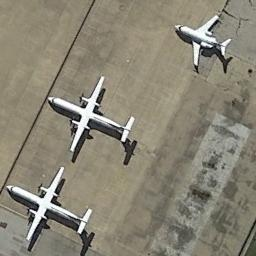
#> input picture snpe_process/test4/airplane_001.jpg, 256 x 256 px
$ python create_raws.py --dest out.png --img_folder test4   (older library calls are emulated)
#> lines starting #> are read from the running program, lines starting #| are printed output that depends on the picture
#
# Copyright (c) 2016,2018-2019 Qualcomm Technologies, Inc.
# All Rights Reserved.
# Confidential and Proprietary - Qualcomm Technologies, Inc.
#
import argparse
import numpy as np
import os
import cv2

from PIL import Image

RESIZE_METHOD_ANTIALIAS = "antialias"
RESIZE_METHOD_BILINEAR = "bilinear"


# [57 lines left out: functions __get_img_raw, __create_mean_raw, __create_raw_incv3, not called in this run]


def __resize_square_to_jpg(src, dst, size, resize_type):
#> called with src = 'snpe_process/test4/airplane_001.jpg', dst = 'snpe_process/out.png/airplane_001.jpg', size = 299, resize_type = 'bilinear'
    src_img = Image.open(src)
#> src_img is the input picture: PIL image 256x256 RGB; mean R, G, B 137.9, 132.9, 117.2
    # If black and white image, convert to rgb (all 3 channels the same)
    if len(np.shape(src_img)) == 2: src_img = src_img.convert(mode='RGB')
    # center crop to square
    width, height = src_img.size
#> width = 256; height = 256
    short_dim = min(height, width)
#> short_dim = 256
    crop_coord = (
        (width - short_dim) / 2,
        (height - short_dim) / 2,
        (width + short_dim) / 2,
        (height + short_dim) / 2
    )
#> crop_coord = (0, 0, 256, 256)
    img = src_img.crop(crop_coord)
    # resize to inceptionv3 size
    if resize_type == RESIZE_METHOD_BILINEAR:
        dst_img = img.resize((size, size), Image.BILINEAR)
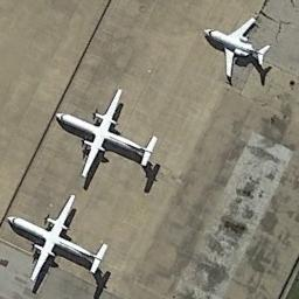
#> dst_img: PIL image 299x299 RGB; mean R, G, B 137.9, 132.9, 117.1
    else:
        dst_img = img.resize((size, size), Image.ANTIALIAS)
    # save output - save determined from file extension
    dst_img.save(dst)
    return 0


# my preprocess
# [16 lines left out: function preprocess, not called in this run]


def convert_img(src, dest, size, resize_type):
    print("Converting images for inception v3 network.")

    print("Scaling to square: " + src)
    for root, dirs, files in os.walk(src):
        for jpgs in files:
            src_image = os.path.join(root, jpgs)
            if '.jpg' in src_image:
                print(src_image)
                dest_image = os.path.join(dest, jpgs)
                __resize_square_to_jpg(src_image, dest_image, size, resize_type)

    print("Image mean: " + dest)
    for root, dirs, files in os.walk(dest):
        for jpgs in files:
            src_image = os.path.join(root, jpgs)
            if '.jpg' in src_image:
                print(src_image)
                mean_rgb = (123.675, 116.28, 103.53)
                std_rgb = (58.395, 57.12, 57.375)
                __create_raw_incv3(src_image, mean_rgb, std_rgb, False, False)


def main():
    parser = argparse.ArgumentParser(description="Batch convert jpgs",
                                     formatter_class=argparse.ArgumentDefaultsHelpFormatter)
    parser.add_argument('-d', '--dest', type=str, required=True)
    parser.add_argument('-s', '--size', type=int, default=299)
    parser.add_argument('-i', '--img_folder', type=str, required=True)
    parser.add_argument('-r', '--resize_type', type=str, default=RESIZE_METHOD_BILINEAR,
                        help='Select image resize type antialias or bilinear. Image resize type should match '
                             'resize type used on images with which model was trained, otherwise there may be impact '
                             'on model accuracy measurement.')

    args = parser.parse_args()

    size = args.size
    src = os.path.abspath(args.img_folder)
    dest = os.path.abspath(args.dest)
    resize_type = args.resize_type

    assert resize_type == RESIZE_METHOD_BILINEAR or resize_type == RESIZE_METHOD_ANTIALIAS, \
        "Image resize method should be antialias or bilinear"

    convert_img(src, dest, size, resize_type)


# [30 lines left out: function main2, not called in this run]


if __name__ == '__main__':
    main()
